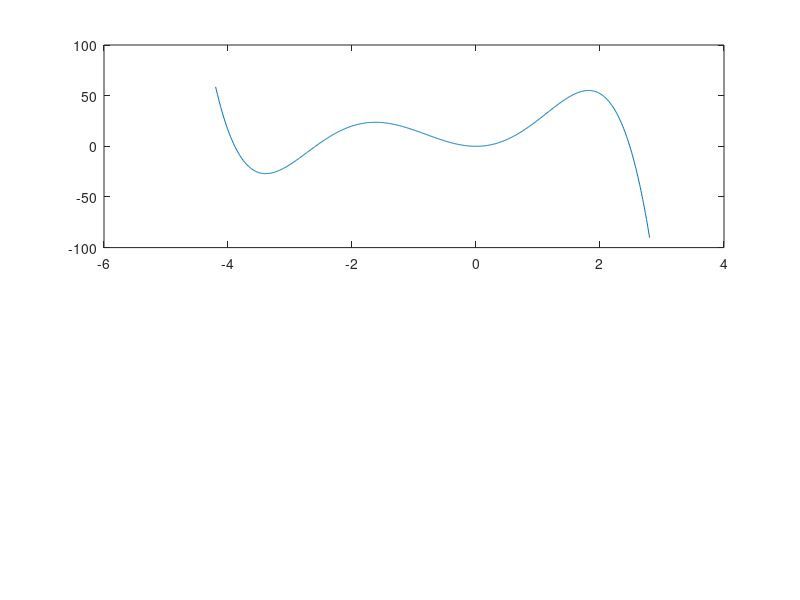

MATLAB code for this plot: (Note: this script raises an error after producing the figure.)
%% Lab 2 - ezw23@drexel.edu

%% Problem 1
p = [-1 -4 6 25 0 0];
% setting up polynomial equation represented by coefficients
r = roots(p);
% calculating the roots of the polynomial

%% Problem 2
x = @(y) -y.^5 - 4*y.^4 + 6*y.^3 + 25*y.^2;
% setting up derivative function
y = -4.2:0.01:2.8;
% setting up the range of y

figure; % creating figure
subplot(2,1,1); % denoting the subplot of the figure
p1 = plot(y, x(y)); % plotting dy vs y
p1.Color = ('red'); % making colour red
p1.LineWidth = 2; % making linewidth 2
title('Phase Plane dY/dt vs. Y') % adding title
xlabel('Y') % adding x axis label
ylabel('dY/dt') % adding y axis label
grid on; % turning on grid
hold on; % ensuring nothing is overwritten

% Setting up the equilibrium points where dy = 0
r1 = fzero(x, r(1));
r2 = fzero(x, r(2));
r3 = fzero(x, r(3));
r4 = fzero(x, r(4));
r5 = fzero(x, r(5));
% making an array of said values
rs = [r1 r2 r3 r4 r5];
plot(rs, x(rs), 'k*'); % plotting equilibirum points

legend('show'); % showing the legend
legend('Phase Plot', 'Equilibrium Points'); % labeling the legend


%% Question 3
f = -y.^5 - 4*y.^4 + 6*y.^3 + 25*y.^2; % redefining function
sign = []; % empy array of signs
% going through function values to making array of signs
for i = f;
    if i > 0;
        sign = [sign, 1]; % sign + 1 if positive
    end
    if i < 0
        sign = [sign, -1]; % sign -1 if negative
    end
end

% following same procedure of first plot
subplot(2,1,2);
p2 = plot(y,sign);
p2.Color = ('blue')
p2.LineWidth = 2
title('Sign dY/dt vs. Y')
xlabel('Y')
ylabel('Sign dY/dt')
grid on;
hold on;
plot(rs, x(rs), 'k*');

legend('show');
legend('Sign of Phase Plot', 'Equilibrium Points');

%% Question 4
% Equilibrium points @ y = -3.8905, -2.5902, 0, 0, 2.4808
% y = -3.8905: stable, ROC (-4.2, -2.5902)
% y = -2.5902: unstable, ROC [-2.5902]
% y = 0: semistable (-2.5902, 2.4808]
% y = 2.4808: stable (2.4808, 2.8)
